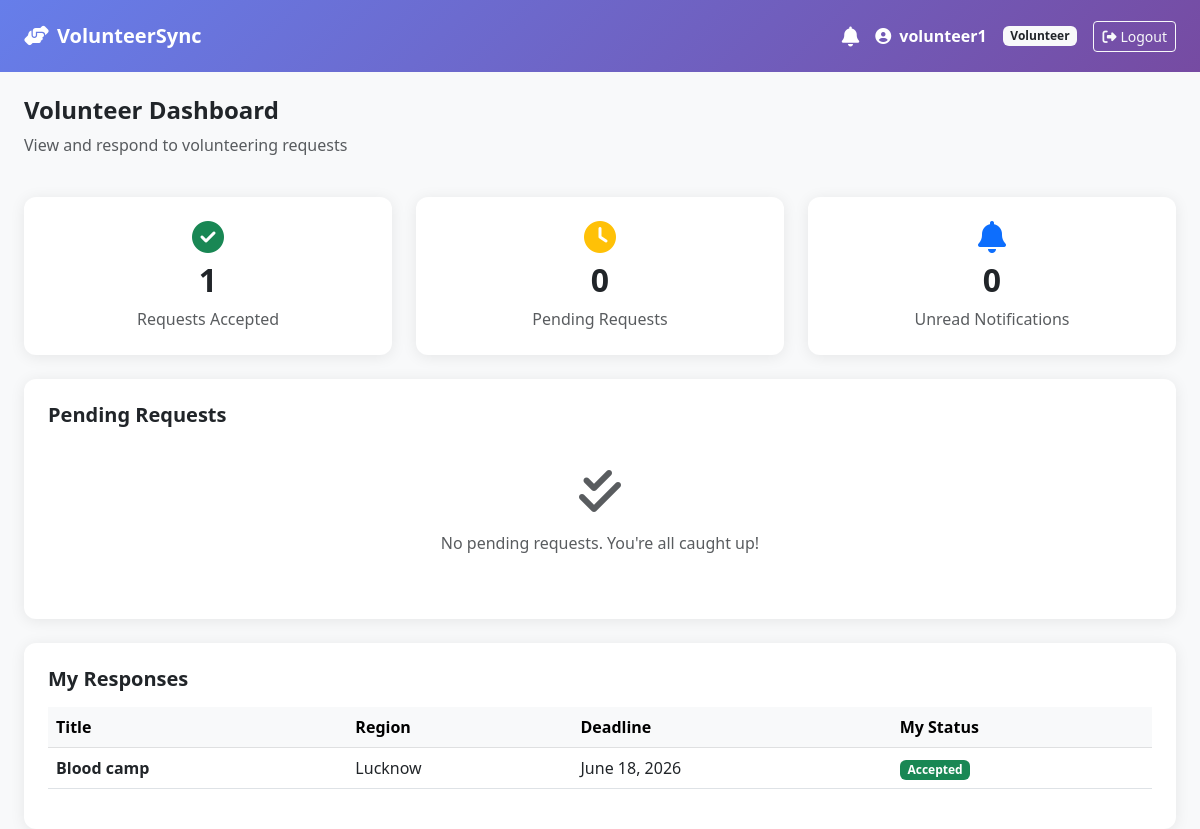
Screenshot of / (signed in) with the database file from the repository.
### core/models.py (models this page shows)
class User(AbstractUser):
    ROLE_CHOICES = [('admin', 'Admin'), ('volunteer', 'Volunteer')]
    role = models.CharField(max_length=20, choices=ROLE_CHOICES, default='volunteer')
    region = models.CharField(max_length=100, blank=True)
    area = models.CharField(max_length=100, blank=True)
    phone = models.CharField(max_length=15, blank=True)

class RequestResponse(models.Model):
    STATUS_CHOICES = [('accepted', 'Accepted'), ('rejected', 'Rejected')]
    volunteer = models.ForeignKey(User, on_delete=models.CASCADE)
    request = models.ForeignKey(VolunteerRequest, on_delete=models.CASCADE)
    status = models.CharField(max_length=20, choices=STATUS_CHOICES)
    responded_at = models.DateTimeField(auto_now_add=True)
    class Meta:
        unique_together = ('volunteer', 'request')

class VolunteerRequest(models.Model):
    title = models.CharField(max_length=200)
    description = models.TextField()
    region = models.CharField(max_length=100)
    area = models.CharField(max_length=100)
    deadline = models.DateField()
    raised_by = models.ForeignKey(User, on_delete=models.CASCADE, related_name='requests')
    created_at = models.DateTimeField(auto_now_add=True)

### core/views.py (the view)
# urls.py: path('', views.dashboard, name='dashboard'),
@login_required
def dashboard(request):
    user = request.user
    notifications = Notification.objects.filter(user=user, is_read=False)
    if user.role == 'admin':
        raised = VolunteerRequest.objects.filter(raised_by=user).order_by('-created_at')
        total_raised = raised.count()
        total_accepted = RequestResponse.objects.filter(
            request__in=raised, status='accepted'
        ).count()
        return render(request, 'admin_dashboard.html', {
            'raised': raised,
            'total_raised': total_raised,
            'total_accepted': total_accepted,
            'notifications': notifications,
        })
    else:
        my_responses = RequestResponse.objects.filter(volunteer=user).select_related('request')
        responded_ids = my_responses.values_list('request_id', flat=True)
        pending = VolunteerRequest.objects.exclude(id__in=responded_ids).order_by('-created_at')
        total_accepted = my_responses.filter(status='accepted').count()
        return render(request, 'volunteer_dashboard.html', {
            'my_responses': my_responses,
            'pending': pending,
            'total_accepted': total_accepted,
            'notifications': notifications,
        })

### core/templates/volunteer_dashboard.html
{% extends 'base.html' %}
{% block content %}
<div class="row mb-4">
    <div class="col">
        <h4 class="fw-bold text-dark">Volunteer Dashboard</h4>
        <p class="text-muted">View and respond to volunteering requests</p>
    </div>
</div>
<div class="row mb-4">
    <div class="col-md-4">
        <div class="card p-4 text-center">
            <i class="fas fa-check-circle fa-2x text-success mb-2"></i>
            <h2 class="fw-bold">{{ total_accepted }}</h2>
            <p class="text-muted mb-0">Requests Accepted</p>
        </div>
    </div>
    <div class="col-md-4">
        <div class="card p-4 text-center">
            <i class="fas fa-clock fa-2x text-warning mb-2"></i>
            <h2 class="fw-bold">{{ pending.count }}</h2>
            <p class="text-muted mb-0">Pending Requests</p>
        </div>
    </div>
    <div class="col-md-4">
        <div class="card p-4 text-center">
            <i class="fas fa-bell fa-2x text-primary mb-2"></i>
            <h2 class="fw-bold">{{ notifications.count }}</h2>
            <p class="text-muted mb-0">Unread Notifications</p>
        </div>
    </div>
</div>
<div class="card p-4 mb-4">
    <h5 class="fw-bold mb-3">Pending Requests</h5>
    {% if pending %}
    <div class="table-responsive">
        <table class="table table-hover align-middle">
            <thead class="table-light">
                <tr>
                    <th>Title</th>
                    <th>Region</th>
                    <th>Area</th>
                    <th>Deadline</th>
                    <th>Action</th>
                </tr>
            </thead>
            <tbody>
                {% for r in pending %}
                <tr>
                    <td class="fw-semibold">{{ r.title }}</td>
                    <td>{{ r.region }}</td>
                    <td>{{ r.area }}</td>
                    <td>{{ r.deadline }}</td>
                    <td>
                        <a href="{% url 'respond_request' r.pk %}"
                           class="btn btn-sm btn-primary">
                            <i class="fas fa-reply me-1"></i>Respond
                        </a>
                    </td>
                </tr>
                {% endfor %}
            </tbody>
        </table>
    </div>
    {% else %}
    <div class="text-center py-4 text-muted">
        <i class="fas fa-check-double fa-3x mb-3"></i>
        <p>No pending requests. You're all caught up!</p>
    </div>
    {% endif %}
</div>
<div class="card p-4">
    <h5 class="fw-bold mb-3">My Responses</h5>
    {% if my_responses %}
    <div class="table-responsive">
        <table class="table table-hover align-middle">
            <thead class="table-light">
                <tr>
                    <th>Title</th>
                    <th>Region</th>
                    <th>Deadline</th>
                    <th>My Status</th>
                </tr>
            </thead>
            <tbody>
                {% for r in my_responses %}
                <tr>
                    <td class="fw-semibold">{{ r.request.title }}</td>
                    <td>{{ r.request.region }}</td>
                    <td>{{ r.request.deadline }}</td>
                    <td>
                        {% if r.status == 'accepted' %}
                        <span class="badge bg-success">Accepted</span>
                        {% else %}
                        <span class="badge bg-danger">Unavailable</span>
                        {% endif %}
                    </td>
                </tr>
                {% endfor %}
            </tbody>
        </table>
    </div>
    {% else %}
    <div class="text-center py-4 text-muted">
        <i class="fas fa-inbox fa-3x mb-3"></i>
        <p>No responses yet.</p>
    </div>
    {% endif %}
</div>
{% endblock %}

### core/templates/base.html (shortened to what this page needs)
<!DOCTYPE html>
<html lang="en">
<head>
    <link href="https://cdn.jsdelivr.net/npm/bootstrap@5.3.0/dist/css/bootstrap.min.css" rel="stylesheet">
    <link href="https://cdnjs.cloudflare.com/ajax/libs/font-awesome/6.4.0/css/all.min.css" rel="stylesheet">
</head>
<body>
{% if user.is_authenticated %}
<nav class="navbar navbar-expand-lg navbar-dark px-4 py-3">
    <a class="navbar-brand fw-bold fs-5" href="{% url 'dashboard' %}">
        <i class="fas fa-hands-helping me-2"></i>VolunteerSync
    </a>
    <div class="ms-auto d-flex align-items-center gap-3">
        <div class="position-relative">
            <a href="{% url 'notifications' %}" class="text-white text-decoration-none">
                <i class="fas fa-bell fa-lg"></i>
            </a>
        </div>
        <span class="text-white fw-semibold">
            <i class="fas fa-user-circle me-1"></i>
            {{ user.get_full_name|default:user.username }}
        </span>
        <span class="badge bg-light text-dark">{{ user.role|title }}</span>
        <a href="{% url 'logout' %}" class="btn btn-outline-light btn-sm">
            <i class="fas fa-sign-out-alt me-1"></i>Logout
        </a>
    </div>
</nav>
{% endif %}
<div class="container-fluid px-4 mt-4">
    {% block content %}{% endblock %}
</div>
</body>
</html>

### core/templates/base.html (style rules this page uses)
body { background-color: #f8f9fa; font-family: 'Segoe UI', sans-serif; }
.navbar { background: linear-gradient(135deg, #667eea 0%, #764ba2 100%); }
.card { border: none; box-shadow: 0 2px 15px rgba(0,0,0,0.08); border-radius: 12px; }

### rows the page displays
User: get_full_name "volunteer1", role "Volunteer"
RequestResponse: request "Blood camp", request.region "Lucknow", request.deadline "June 18, 2026", status "Accepted"

### other values shown
{{ total_accepted }} "1"
{{ pending.count }} "0"
{{ notifications.count }} "0"
